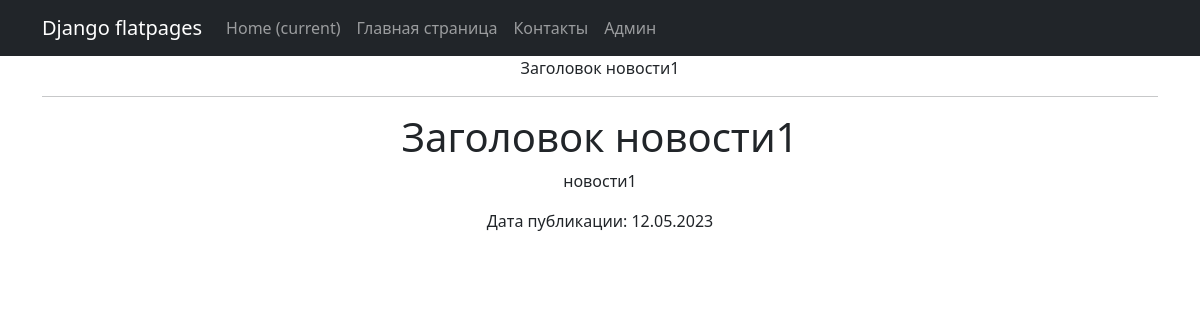
Screenshot of /news/1 with the database file from the repository.
### simpleapp/models.py (models this page shows, shortened)
class Post(models.Model):
    pub_date = models.DateTimeField(auto_now_add=True)
    author = models.ForeignKey(Author, on_delete=models.CASCADE)
    name = models.CharField(
        max_length=50,
        unique=True,
    )
    description = models.TextField()
    category = models.ForeignKey(
        to='Category',
        on_delete=models.CASCADE,
        related_name='post',
    )
    rating = models.FloatField(
        validators=[MinValueValidator(0.0)], default=0.0
    )

### simpleapp/views.py (the view)
# urls.py: path('news/<int:pk>', PostDetail.as_view(), name='post_detail'),
class PostDetail(DetailView):
    model = Post
    template_name = 'post.html'
    context_object_name = 'post'

### templates/post.html
{% extends 'flatpages/default.html' %}
{% block title %}
{{ post.name }}
{% endblock title %}
{% block content %}
    <h1>{{ post.name }}</h1>
    <p>{{ post.description }}</p>
    <p>Дата публикации: {{ post.pub_date|date:'d.m.Y' }}</p>
{% endblock content %}

### rows the page displays
Post: name "Заголовок новости1", description "новости1", pub_date "12.05.2023"
